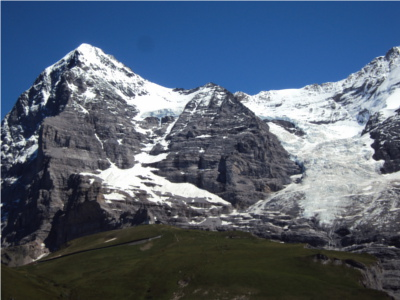
#> input picture hill_left.JPG, 400 x 300 px, found by its file name
$ jupyter execute hw4_input1.ipynb
#> lines starting #> are read from the running program, lines starting #| are printed output that depends on the picture; after the words box and inside, x2 and y2 are one past the last pixel; in counts of white or black regions, pixels touching at a corner belong together
[cell 1]
import cv2
import numpy as np
from matplotlib import pyplot as plt

img1=cv2.imread('hill_left.jpg')
#> img1 is the input picture: shape (300, 400, 3); mean B, G, R 113.4, 95.7, 82.9
img2=cv2.imread('hill_right.jpg')
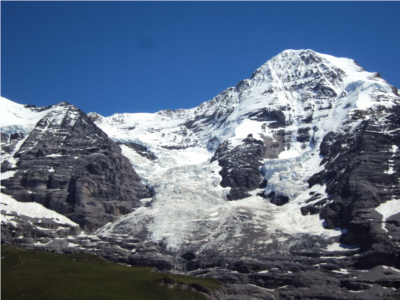
#> input picture hill_right.JPG, 400 x 300 px, found by its file name
#> img2 is the input picture: shape (300, 400, 3); mean B, G, R 131, 108.6, 93

plt.subplot(1, 2, 1)
plt.imshow(cv2.cvtColor(img1, cv2.COLOR_BGR2RGB))
plt.axis('off')

plt.subplot(1, 2, 2)
plt.imshow(cv2.cvtColor(img2, cv2.COLOR_BGR2RGB))
plt.axis('off')

plt.show()
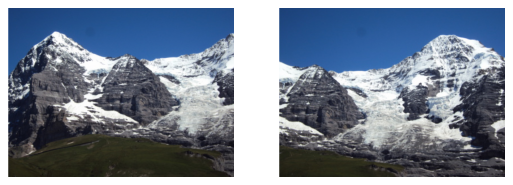
#> figure drawn by matplotlib, 2 panels

grayImg1=cv2.cvtColor(img1,cv2.COLOR_BGR2GRAY)
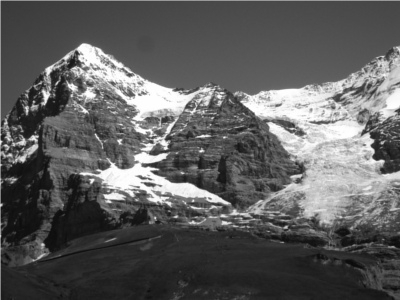
#> grayImg1: shape (300, 400); min 9, max 255, mean 93.9
grayImg2=cv2.cvtColor(img2,cv2.COLOR_BGR2GRAY)
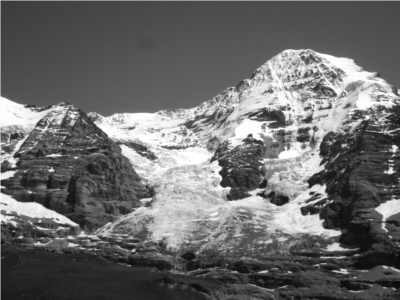
#> grayImg2: shape (300, 400); min 8, max 255, mean 106.5

sift = cv2.SIFT_create()
kp1,des1=sift.detectAndCompute(grayImg1,None)
#> kp1 = 1257 keypoints; strongest (x, y, size): (46, 95, 5.4), (34, 138, 4.3), (72, 87, 5.5), (144, 165, 3.5)
kp2,des2=sift.detectAndCompute(grayImg2,None)
#> kp2 = 1491 keypoints; strongest (x, y, size): (391, 171, 4.1), (394, 148, 4.2), (311, 193, 2.4), (281, 200, 9.1)

bf=cv2.BFMatcher()
matches=bf.knnMatch(des1,des2,k=2)
#> matches = 1257 matches

good=[]
for m,n in matches:
    if m.distance<0.5*n.distance:
        good.append([m])
#> after the loop, good = 493 matches

result=cv2.drawMatchesKnn(grayImg1,kp1,grayImg2,kp2,good,None,flags=2)
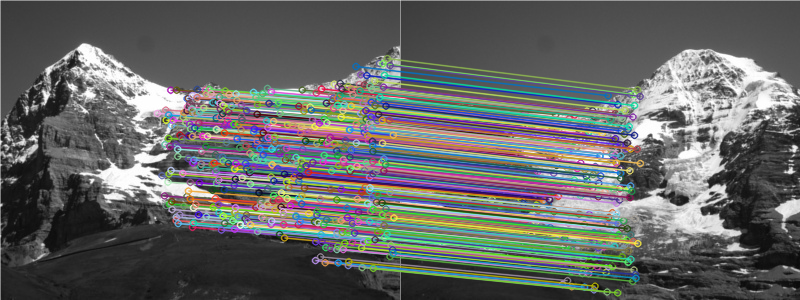
#> result: shape (300, 800, 3); mean of channels 0, 1, 2 100.9, 102.2, 100.3; drawn as B, G, R
plt.imshow(cv2.cvtColor(result, cv2.COLOR_BGR2RGB))
plt.axis('off')

plt.show()

src=np.float32([kp1[m[0].queryIdx].pt for m in good]).reshape(-1, 1, 2)
#> src = 493 rows, first 8: [157, 112.9], [161.5, 175.1], [164, 195.4], [164.7, 144], [164.7, 144], [165.3, 109.6], [165.7, 119.7], [165.7, 205.2]
dst=np.float32([kp2[m[0].trainIdx].pt for m in good]).reshape(-1, 1, 2)
#> dst = 493 rows, first 8: [6.47, 128.9], [7.64, 193.5], [8.85, 214.7], [12.79, 161.6], [12.79, 161.6], [15.5, 126.1], [14.8, 136.3], [10.29, 224.7]

M, _=cv2.estimateAffine2D(src,dst)
#> M = [[0.982, -0.0372, -139.4], [0.053, 0.98, 10.65]]
warpedImg=cv2.warpAffine(img2, M, (img1.shape[1]+img2.shape[1], max(img1.shape[0], img2.shape[0])), flags=cv2.WARP_INVERSE_MAP)
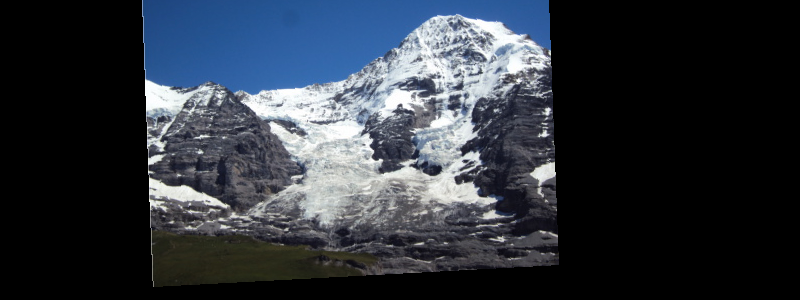
#> warpedImg: shape (300, 800, 3); mean B, G, R 60.7, 52.1, 46.2
warpedMask=cv2.warpAffine(np.ones_like(grayImg2), M, (img1.shape[1]+img2.shape[1], max(img1.shape[0], img2.shape[0])), flags=cv2.WARP_INVERSE_MAP)
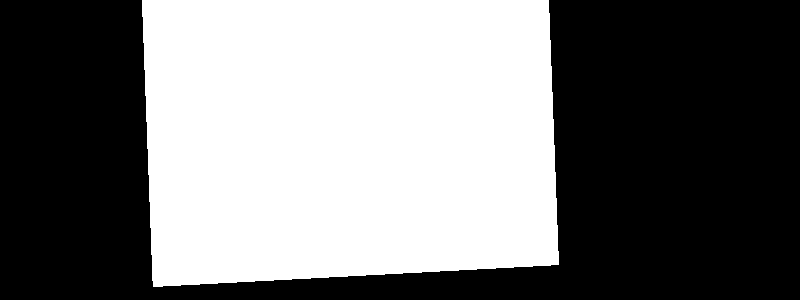
#> warpedMask: shape (300, 800); values 0 (black) and 1 (white), 46.8% white; 1 white region, box (x1, y1, x2, y2) and area: (142, 0, 559, 287) 112395

plt.subplot(1, 2, 1)
plt.imshow(cv2.cvtColor(warpedImg, cv2.COLOR_BGR2RGB))
plt.title('Transformed Image')
plt.axis('off')

plt.subplot(1, 2, 2)
plt.imshow(warpedMask, cmap='gray')
plt.title('Transformed Mask')
plt.axis('off')

plt.show()

extendedImg1=np.zeros_like(warpedImg)
extendedImg1[:img1.shape[0], :img1.shape[1], :]=img1
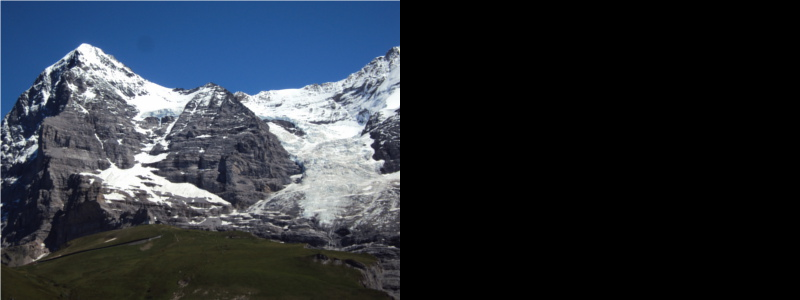
#> extendedImg1: shape (300, 800, 3); mean B, G, R 56.7, 47.8, 41.4

extendedMask=np.zeros_like(warpedMask)
extendedMask[:img1.shape[0], :img1.shape[1]]=1

plt.subplot(1, 2, 1)
plt.imshow(cv2.cvtColor(extendedImg1, cv2.COLOR_BGR2RGB))
plt.title('Extended Image')
plt.axis('off')

plt.subplot(1, 2, 2)
plt.imshow(extendedMask, cmap='gray')
plt.title('Extended Mask')
plt.axis('off')

plt.show()
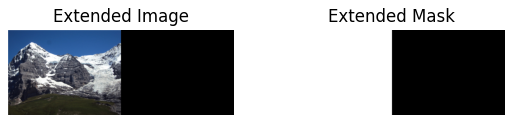
#> figure drawn by matplotlib, 2 panels

combinedImg=np.zeros_like(warpedImg)
for i in range(warpedImg.shape[0]):
    for j in range(warpedImg.shape[1]):
        if i<img1.shape[0] and j<img1.shape[1]:
            alpha=float(j)/img1.shape[1]
            combinedImg[i, j]=(1-alpha)*extendedImg1[i, j]+alpha*warpedImg[i, j]
        else:
            combinedImg[i, j]=warpedImg[i, j]
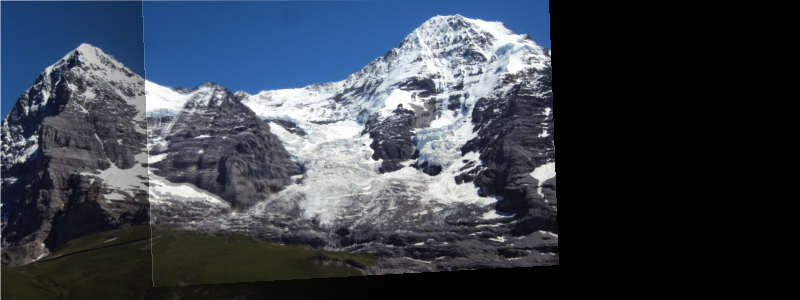
#> combinedImg: shape (300, 800, 3); mean B, G, R 75.1, 64.1, 56.7

plt.imshow(cv2.cvtColor(combinedImg, cv2.COLOR_BGR2RGB))
plt.title('Combination Result')
plt.axis('off')
plt.show()
